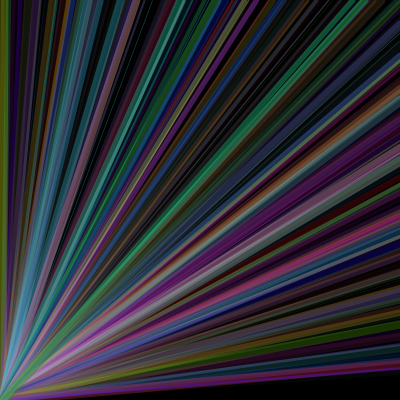
Frame 1 (no input)
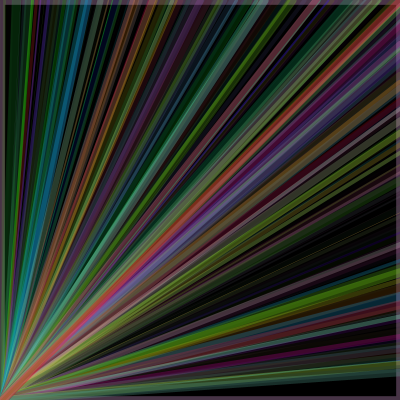
Frame 60 (the mouse pressed at the canvas centre just before this capture)
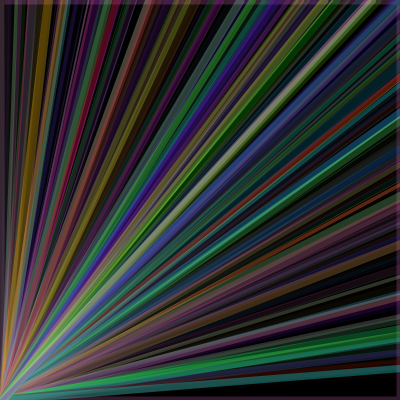
Frame 120 (the mouse held since frame 60 and released just before this capture)

The Processing sketch that drew these frames (run headless with seeded random() and noise(); from frame 60 on, the mouse is pressed at the canvas centre):

// Processing sketch: processing_37481
// ── processing_37481.pde

//hw5 CMU 48-757 F'11 
//copywrite Zack Jacobson-Weaver 2011
int x=0;
int y=25;
int z=y/2;
int c=y/5;
color col;

void setup()
{
  size (400,400);
  smooth();
  col=color(random (55), random (128),random (128));
  frameRate(30);
}

void draw()
{
  fill(0);
  rect(0, 0, 400, 400);
  x=0;
 y=25;
 z=y/2;
 c=y/5;

  while (y<=400)
  {
    strokeWeight(random(10));
    stroke(random(256),random(256), random(256),random(99));
    line(400,y-25,0,400);
    
    y=y+4;
  }
  
  
    while (x<= 400)
    {
    strokeWeight(random(10));
    stroke(random(256), random(256),random(256),random(99));
    line(x,0,2,400);
  
  x=x+4;
  
}
}
